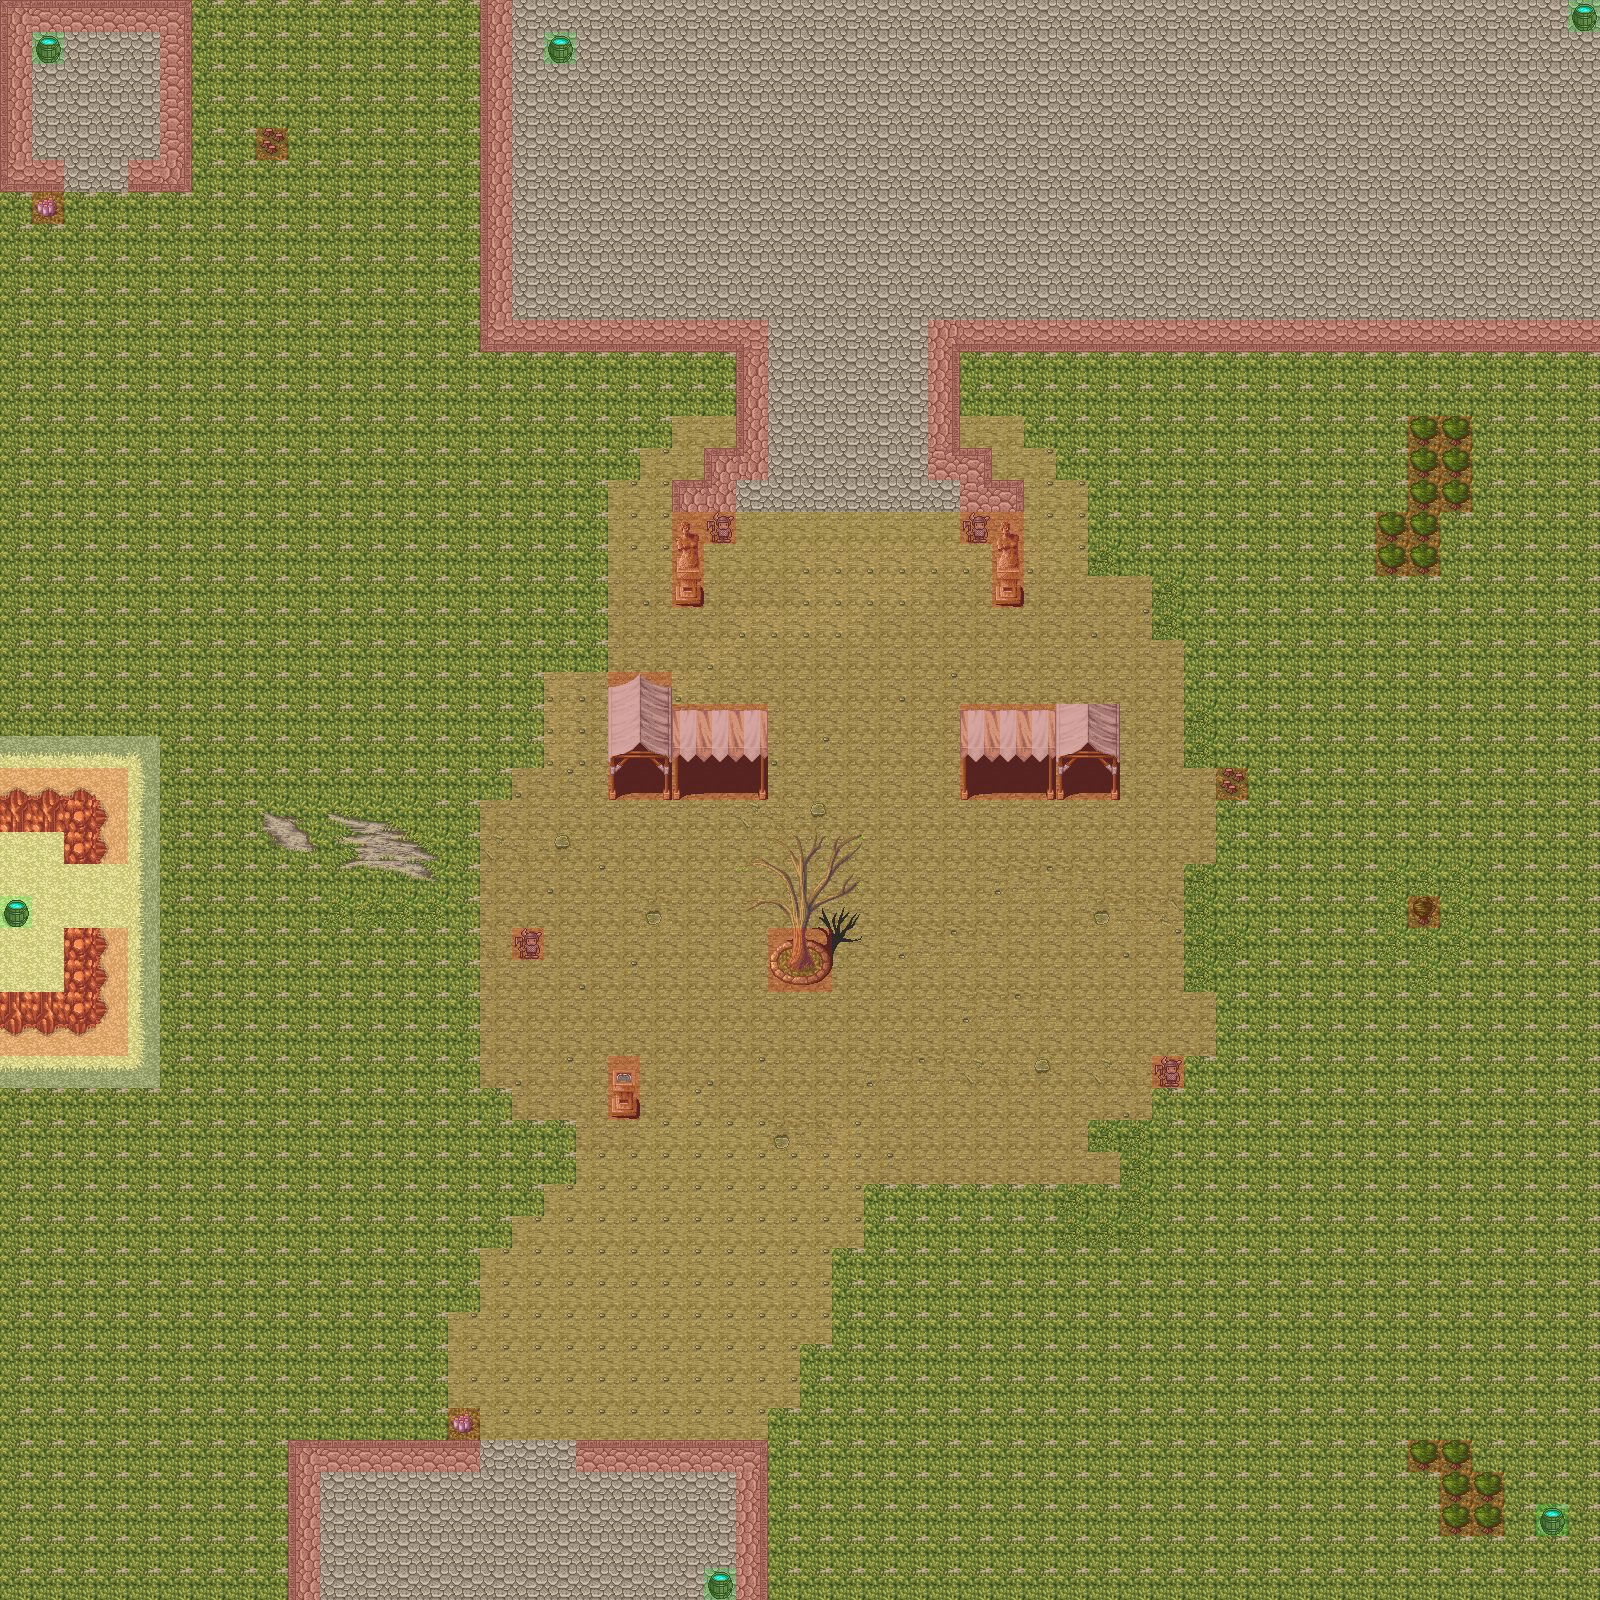

Below is a game level as drawn by its tile map, then a one-line description and the .tmx that defines it (tile-layer data replaced by summaries):
An orthogonal 50x50 tile map with 32x32 px tiles, 4 tile layers (Backlayer, Background, Foreground, Meta), 3 tilesets and 10 objects (SpawnPoint, EnemySpawn1, EnemySpawn2, EnemySpawn3, EnemySpawn4, ...).

<map version="1.0" orientation="orthogonal" width="50" height="50" tilewidth="32" tileheight="32">
 <tileset firstgid="1" name="tmw_desert_spacing" tilewidth="32" tileheight="32" spacing="1" margin="1">
  <image source="tmw_desert_spacing.png" width="265" height="199" />
 </tileset>
 <tileset firstgid="49" name="meta_tiles" tilewidth="32" tileheight="32" spacing="1" margin="1">
  <image source="meta_tiles.png" width="67" height="34" />
  <tile id="0">
   <properties>
    <property name="Collidable" value="True" />
   </properties>
  </tile>
  <tile id="1">
   <properties>
    <property name="Collectable" value="True" />
   </properties>
  </tile>
 </tileset>
 <tileset firstgid="51" name="hyptosis_tile-art-batch-3" tilewidth="32" tileheight="32">
  <image source="hyptosis_tile-art-batch-3.png" width="960" height="960" />
 </tileset>
 <layer name="Backlayer" width="50" height="50" opacity="0.96">
  <data>[2500 cells, 2500 non-empty, 7 distinct tile ids]</data>
 </layer>
 <layer name="Background" width="50" height="50" opacity="0.93">
  <data>[2500 cells, 2179 non-empty, 80 distinct tile ids]</data>
 </layer>
 <layer name="Foreground" width="50" height="50">
  <data>[2500 cells, 6 non-empty, 1 distinct tile ids]</data>
 </layer>
 <layer name="Meta" width="50" height="50">
  <data>[2500 cells, 189 non-empty, 2 distinct tile ids]</data>
 </layer>
 <objectgroup name="Objects" width="50" height="50">
  <object name="SpawnPoint" x="35" y="358" width="27" height="20" />
  <object name="EnemySpawn1" x="1026" y="1278" width="29" height="22">
   <properties>
    <property name="Enemy" value="1" />
   </properties>
  </object>
  <object name="EnemySpawn2" x="427" y="439" width="26" height="21">
   <properties>
    <property name="Enemy" value="1" />
   </properties>
  </object>
  <object name="EnemySpawn3" x="204" y="1249" width="26" height="25">
   <properties>
    <property name="Enemy" value="1" />
   </properties>
  </object>
  <object name="EnemySpawn4" x="679" y="1234" width="24" height="28">
   <properties>
    <property name="Enemy" value="1" />
   </properties>
  </object>
  <object name="EnemySpawn5" x="1333" y="651" width="25" height="18">
   <properties>
    <property name="Enemy" value="1" />
   </properties>
  </object>
  <object name="EnemySpawn6" x="1340" y="173" width="27" height="23">
   <properties>
    <property name="Enemy" value="1" />
   </properties>
  </object>
  <object name="EnemySpawn7" x="1427" y="1150" width="28" height="22">
   <properties>
    <property name="Enemy" value="1" />
   </properties>
  </object>
  <object name="EnemySpawn8" x="1288" y="1385" width="23" height="29">
   <properties>
    <property name="Enemy" value="1" />
   </properties>
  </object>
  <object name="EnemySpawn9" x="281" y="837" width="42" height="38">
   <properties>
    <property name="Enemy" value="1" />
   </properties>
  </object>
 </objectgroup>
</map>
